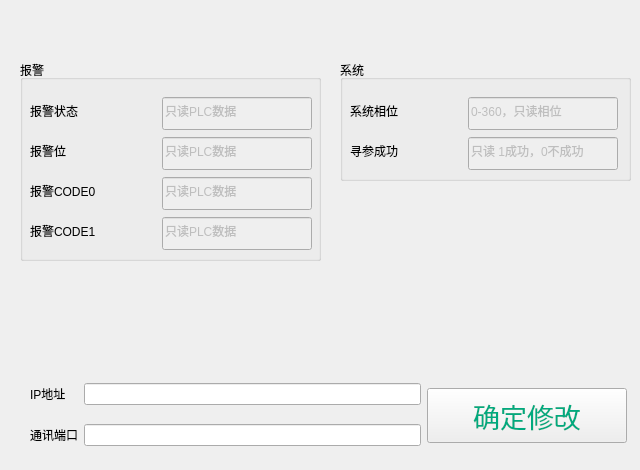
      <widget class="QWidget" name="tab_3">
       <attribute name="title">
        <string>状态及通讯</string>
       </attribute>
       <widget class="QGroupBox" name="groupBox_6">
        <property name="geometry">
         <rect>
          <x>340</x>
          <y>60</y>
          <width>291</width>
          <height>121</height>
         </rect>
        </property>
        <property name="title">
         <string>系统</string>
        </property>
        <widget class="QLineEdit" name="lE_HomeOK">
         <property name="enabled">
          <bool>false</bool>
         </property>
         <property name="geometry">
          <rect>
           <x>128</x>
           <y>77</y>
           <width>150</width>
           <height>33</height>
          </rect>
         </property>
         <property name="minimumSize">
          <size>
           <width>150</width>
           <height>0</height>
          </size>
         </property>
         <property name="maximumSize">
          <size>
           <width>150</width>
           <height>16777215</height>
          </size>
         </property>
         <property name="text">
          <string>只读 1成功，0不成功</string>
         </property>
        </widget>
        <widget class="QLabel" name="label_22">
         <property name="geometry">
          <rect>
           <x>10</x>
           <y>37</y>
           <width>112</width>
           <height>27</height>
          </rect>
         </property>
         <property name="text">
          <string>系统相位</string>
         </property>
        </widget>
        <widget class="QLineEdit" name="lE_SysPhase_1">
         <property name="enabled">
          <bool>false</bool>
         </property>
         <property name="geometry">
          <rect>
           <x>128</x>
           <y>37</y>
           <width>150</width>
           <height>33</height>
          </rect>
         </property>
         <property name="minimumSize">
          <size>
           <width>150</width>
           <height>0</height>
          </size>
         </property>
         <property name="maximumSize">
          <size>
           <width>150</width>
           <height>16777215</height>
          </size>
         </property>
         <property name="text">
          <string>0-360，只读相位</string>
         </property>
        </widget>
        <widget class="QLabel" name="label_23">
         <property name="geometry">
          <rect>
           <x>10</x>
           <y>77</y>
           <width>112</width>
           <height>27</height>
          </rect>
         </property>
         <property name="text">
          <string>寻参成功</string>
         </property>
        </widget>
       </widget>
       <widget class="QGroupBox" name="groupBox_4">
        <property name="geometry">
         <rect>
          <x>20</x>
          <y>60</y>
          <width>301</width>
          <height>201</height>
         </rect>
        </property>
        <property name="title">
         <string>报警</string>
        </property>
        <widget class="QLineEdit" name="lE_ServoErrorNum1">
         <property name="enabled">
          <bool>false</bool>
         </property>
         <property name="geometry">
          <rect>
           <x>142</x>
           <y>157</y>
           <width>150</width>
           <height>33</height>
          </rect>
         </property>
         <property name="minimumSize">
          <size>
           <width>150</width>
           <height>0</height>
          </size>
         </property>
         <property name="maximumSize">
          <size>
           <width>150</width>
           <height>16777215</height>
          </size>
         </property>
         <property name="text">
          <string>只读PLC数据</string>
         </property>
        </widget>
        <widget class="QLabel" name="label_20">
         <property name="geometry">
          <rect>
           <x>10</x>
           <y>37</y>
           <width>112</width>
           <height>27</height>
          </rect>
         </property>
         <property name="text">
          <string>报警状态</string>
         </property>
        </widget>
        <widget class="QLineEdit" name="lE_AlarmStatus">
         <property name="enabled">
          <bool>false</bool>
         </property>
         <property name="geometry">
          <rect>
           <x>142</x>
           <y>37</y>
           <width>150</width>
           <height>33</height>
          </rect>
         </property>
         <property name="minimumSize">
          <size>
           <width>150</width>
           <height>0</height>
          </size>
         </property>
         <property name="maximumSize">
          <size>
           <width>150</width>
           <height>16777215</height>
          </size>
         </property>
         <property name="text">
          <string>只读PLC数据</string>
         </property>
        </widget>
        <widget class="QLineEdit" name="lE_Alarm16">
         <property name="enabled">
          <bool>false</bool>
         </property>
         <property name="geometry">
          <rect>
           <x>142</x>
           <y>77</y>
           <width>150</width>
           <height>33</height>
          </rect>
         </property>
         <property name="minimumSize">
          <size>
           <width>150</width>
           <height>0</height>
          </size>
         </property>
         <property name="maximumSize">
          <size>
           <width>150</width>
           <height>16777215</height>
          </size>
         </property>
         <property name="text">
          <string>只读PLC数据</string>
         </property>
        </widget>
        <widget class="QLineEdit" name="lE_ServoErrorNum0">
         <property name="enabled">
          <bool>false</bool>
         </property>
         <property name="geometry">
          <rect>
           <x>142</x>
           <y>117</y>
           <width>150</width>
           <height>33</height>
          </rect>
         </property>
         <property name="minimumSize">
          <size>
           <width>150</width>
           <height>0</height>
          </size>
         </property>
         <property name="maximumSize">
          <size>
           <width>150</width>
           <height>16777215</height>
          </size>
         </property>
         <property name="text">
          <string>只读PLC数据</string>
         </property>
        </widget>
        <widget class="QLabel" name="label_21">
         <property name="geometry">
          <rect>
           <x>10</x>
           <y>117</y>
           <width>126</width>
           <height>27</height>
          </rect>
         </property>
         <property name="text">
          <string>报警CODE0</string>
         </property>
        </widget>
        <widget class="QLabel" name="label_46">
         <property name="geometry">
          <rect>
           <x>10</x>
           <y>157</y>
           <width>126</width>
           <height>27</height>
          </rect>
         </property>
         <property name="text">
          <string>报警CODE1</string>
         </property>
        </widget>
        <widget class="QLabel" name="label_3">
         <property name="geometry">
          <rect>
           <x>10</x>
           <y>77</y>
           <width>84</width>
           <height>27</height>
          </rect>
         </property>
         <property name="text">
          <string>报警位</string>
         </property>
        </widget>
       </widget>
       <widget class="QWidget" name="layoutWidget_3">
        <property name="geometry">
         <rect>
          <x>30</x>
          <y>370</y>
          <width>597</width>
          <height>91</height>
         </rect>
        </property>
        <layout class="QHBoxLayout" name="horizontalLayout_5">
         <item>
          <layout class="QGridLayout" name="gridLayout_6">
           <item row="0" column="0">
            <widget class="QLabel" name="label_94">
             <property name="text">
              <string>IP地址</string>
             </property>
            </widget>
           </item>
           <item row="0" column="1">
            <widget class="QLineEdit" name="lE_IP"/>
           </item>
           <item row="1" column="0">
            <widget class="QLabel" name="label_100">
             <property name="text">
              <string>通讯端口</string>
             </property>
            </widget>
           </item>
           <item row="1" column="1">
            <widget class="QLineEdit" name="lE_Port"/>
           </item>
          </layout>
         </item>
         <item>
          <widget class="QPushButton" name="pB_changeIPPort">
           <property name="minimumSize">
            <size>
             <width>200</width>
             <height>55</height>
            </size>
           </property>
           <property name="maximumSize">
            <size>
             <width>200</width>
             <height>55</height>
            </size>
           </property>
           <property name="font">
            <font>
             <family>幼圆</family>
             <pointsize>20</pointsize>
             <weight>50</weight>
             <italic>false</italic>
             <bold>false</bold>
            </font>
           </property>
           <property name="styleSheet">
            <string notr="true">color: rgb(0, 170, 127);
font: 20pt &quot;幼圆&quot;;</string>
           </property>
           <property name="text">
            <string>确定修改</string>
           </property>
           <property name="flat">
            <bool>false</bool>
           </property>
          </widget>
         </item>
        </layout>
       </widget>
      </widget>
